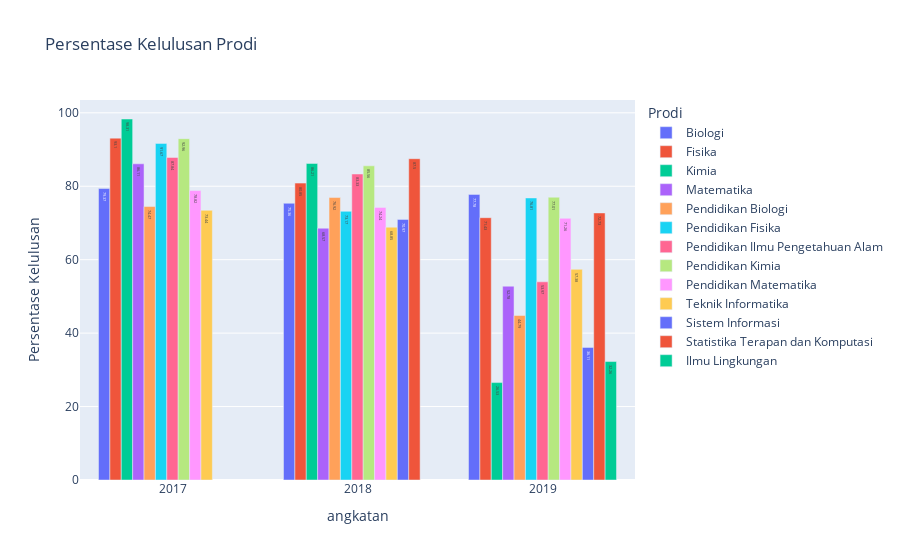

Notebook cell for this chart:
### Code cell
# bar chart for angkatan and persentase if nama_prodi is same using px
bio = pivot_table.groupby('nama_prodi' == 'Biologi')
fig = px.bar(pivot_table, 
             x='angkatan', 
             y='persentase', 
             color='nama_prodi', 
             barmode='group',
             title='Persentase Kelulusan Prodi',
             labels={'persentase': 'Persentase Kelulusan', 'nama_prodi': 'Prodi'},
             text='persentase'
            )
fig.show()

### Figure 1 — Plotly figure (JSON) as saved in the notebook; plotly's stock layout.template omitted (floating-point values rounded to 4 significant figures)
{"data": [{"alignmentgroup": "True", "hovertemplate": "Prodi=Biologi<br>angkatan=%{x}<br>Persentase Kelulusan=%{text}<extra></extra>", "legendgroup": "Biologi", "marker": {"color": "#636efa", "pattern": {"shape": ""}}, "name": "Biologi", "offsetgroup": "Biologi", "orientation": "v", "showlegend": true, "text": [79.37, 75.36, 77.78], "textposition": "auto", "type": "bar", "x": [2017, 2018, 2019], "xaxis": "x", "y": [79.37, 75.36, 77.78], "yaxis": "y"}, {"alignmentgroup": "True", "hovertemplate": "Prodi=Fisika<br>angkatan=%{x}<br>Persentase Kelulusan=%{text}<extra></extra>", "legendgroup": "Fisika", "marker": {"color": "#EF553B", "pattern": {"shape": ""}}, "name": "Fisika", "offsetgroup": "Fisika", "orientation": "v", "showlegend": true, "text": [93.1, 80.85, 71.43], "textposition": "auto", "type": "bar", "x": [2017, 2018, 2019], "xaxis": "x", "y": [93.1, 80.85, 71.43], "yaxis": "y"}, {"alignmentgroup": "True", "hovertemplate": "Prodi=Kimia<br>angkatan=%{x}<br>Persentase Kelulusan=%{text}<extra></extra>", "legendgroup": "Kimia", "marker": {"color": "#00cc96", "pattern": {"shape": ""}}, "name": "Kimia", "offsetgroup": "Kimia", "orientation": "v", "showlegend": true, "text": [98.31, 86.21, 26.53], "textposition": "auto", "type": "bar", "x": [2017, 2018, 2019], "xaxis": "x", "y": [98.31, 86.21, 26.53], "yaxis": "y"}, {"alignmentgroup": "True", "hovertemplate": "Prodi=Matematika<br>angkatan=%{x}<br>Persentase Kelulusan=%{text}<extra></extra>", "legendgroup": "Matematika", "marker": {"color": "#ab63fa", "pattern": {"shape": ""}}, "name": "Matematika", "offsetgroup": "Matematika", "orientation": "v", "showlegend": true, "text": [86.11, 68.57, 52.78], "textposition": "auto", "type": "bar", "x": [2017, 2018, 2019], "xaxis": "x", "y": [86.11, 68.57, 52.78], "yaxis": "y"}, {"alignmentgroup": "True", "hovertemplate": "Prodi=Pendidikan Biologi<br>angkatan=%{x}<br>Persentase Kelulusan=%{text}<extra></extra>", "legendgroup": "Pendidikan Biologi", "marker": {"color": "#FFA15A", "pattern": {"shape": ""}}, "name": "Pendidikan Biologi", "offsetgroup": "Pendidikan Biologi", "orientation": "v", "showlegend": true, "text": [74.47, 76.92, 44.79], "textposition": "auto", "type": "bar", "x": [2017, 2018, 2019], "xaxis": "x", "y": [74.47, 76.92, 44.79], "yaxis": "y"}, {"alignmentgroup": "True", "hovertemplate": "Prodi=Pendidikan Fisika<br>angkatan=%{x}<br>Persentase Kelulusan=%{text}<extra></extra>", "legendgroup": "Pendidikan Fisika", "marker": {"color": "#19d3f3", "pattern": {"shape": ""}}, "name": "Pendidikan Fisika", "offsetgroup": "Pendidikan Fisika", "orientation": "v", "showlegend": true, "text": [91.67, 73.17, 76.81], "textposition": "auto", "type": "bar", "x": [2017, 2018, 2019], "xaxis": "x", "y": [91.67, 73.17, 76.81], "yaxis": "y"}, {"alignmentgroup": "True", "hovertemplate": "Prodi=Pendidikan Ilmu Pengetahuan Alam<br>angkatan=%{x}<br>Persentase Kelulusan=%{text}<extra></extra>", "legendgroup": "Pendidikan Ilmu Pengetahuan Alam", "marker": {"color": "#FF6692", "pattern": {"shape": ""}}, "name": "Pendidikan Ilmu Pengetahuan Alam", "offsetgroup": "Pendidikan Ilmu Pengetahuan Alam", "orientation": "v", "showlegend": true, "text": [87.84, 83.33, 53.97], "textposition": "auto", "type": "bar", "x": [2017, 2018, 2019], "xaxis": "x", "y": [87.84, 83.33, 53.97], "yaxis": "y"}, {"alignmentgroup": "True", "hovertemplate": "Prodi=Pendidikan Kimia<br>angkatan=%{x}<br>Persentase Kelulusan=%{text}<extra></extra>", "legendgroup": "Pendidikan Kimia", "marker": {"color": "#B6E880", "pattern": {"shape": ""}}, "name": "Pendidikan Kimia", "offsetgroup": "Pendidikan Kimia", "orientation": "v", "showlegend": true, "text": [92.96, 85.56, 77.01], "textposition": "auto", "type": "bar", "x": [2017, 2018, 2019], "xaxis": "x", "y": [92.96, 85.56, 77.01], "yaxis": "y"}, {"alignmentgroup": "True", "hovertemplate": "Prodi=Pendidikan Matematika<br>angkatan=%{x}<br>Persentase Kelulusan=%{text}<extra></extra>", "legendgroup": "Pendidikan Matematika", "marker": {"color": "#FF97FF", "pattern": {"shape": ""}}, "name": "Pendidikan Matematika", "offsetgroup": "Pendidikan Matematika", "orientation": "v", "showlegend": true, "text": [78.82, 74.24, 71.26], "textposition": "auto", "type": "bar", "x": [2017, 2018, 2019], "xaxis": "x", "y": [78.82, 74.24, 71.26], "yaxis": "y"}, {"alignmentgroup": "True", "hovertemplate": "Prodi=Teknik Informatika<br>angkatan=%{x}<br>Persentase Kelulusan=%{text}<extra></extra>", "legendgroup": "Teknik Informatika", "marker": {"color": "#FECB52", "pattern": {"shape": ""}}, "name": "Teknik Informatika", "offsetgroup": "Teknik Informatika", "orientation": "v", "showlegend": true, "text": [73.44, 68.85, 57.38], "textposition": "auto", "type": "bar", "x": [2017, 2018, 2019], "xaxis": "x", "y": [73.44, 68.85, 57.38], "yaxis": "y"}, {"alignmentgroup": "True", "hovertemplate": "Prodi=Sistem Informasi<br>angkatan=%{x}<br>Persentase Kelulusan=%{text}<extra></extra>", "legendgroup": "Sistem Informasi", "marker": {"color": "#636efa", "pattern": {"shape": ""}}, "name": "Sistem Informasi", "offsetgroup": "Sistem Informasi", "orientation": "v", "showlegend": true, "text": [70.97, 36.11], "textposition": "auto", "type": "bar", "x": [2018, 2019], "xaxis": "x", "y": [70.97, 36.11], "yaxis": "y"}, {"alignmentgroup": "True", "hovertemplate": "Prodi=Statistika Terapan dan Komputasi<br>angkatan=%{x}<br>Persentase Kelulusan=%{text}<extra></extra>", "legendgroup": "Statistika Terapan dan Komputasi", "marker": {"color": "#EF553B", "pattern": {"shape": ""}}, "name": "Statistika Terapan dan Komputasi", "offsetgroup": "Statistika Terapan dan Komputasi", "orientation": "v", "showlegend": true, "text": [87.5, 72.73], "textposition": "auto", "type": "bar", "x": [2018, 2019], "xaxis": "x", "y": [87.5, 72.73], "yaxis": "y"}, {"alignmentgroup": "True", "hovertemplate": "Prodi=Ilmu Lingkungan<br>angkatan=%{x}<br>Persentase Kelulusan=%{text}<extra></extra>", "legendgroup": "Ilmu Lingkungan", "marker": {"color": "#00cc96", "pattern": {"shape": ""}}, "name": "Ilmu Lingkungan", "offsetgroup": "Ilmu Lingkungan", "orientation": "v", "showlegend": true, "text": [32.26], "textposition": "auto", "type": "bar", "x": [2019], "xaxis": "x", "y": [32.26], "yaxis": "y"}], "layout": {"barmode": "group", "legend": {"title": {"text": "Prodi"}, "tracegroupgap": 0}, "title": {"text": "Persentase Kelulusan Prodi"}, "xaxis": {"anchor": "y", "domain": [0, 1], "title": {"text": "angkatan"}}, "yaxis": {"anchor": "x", "domain": [0, 1], "title": {"text": "Persentase Kelulusan"}}}}
